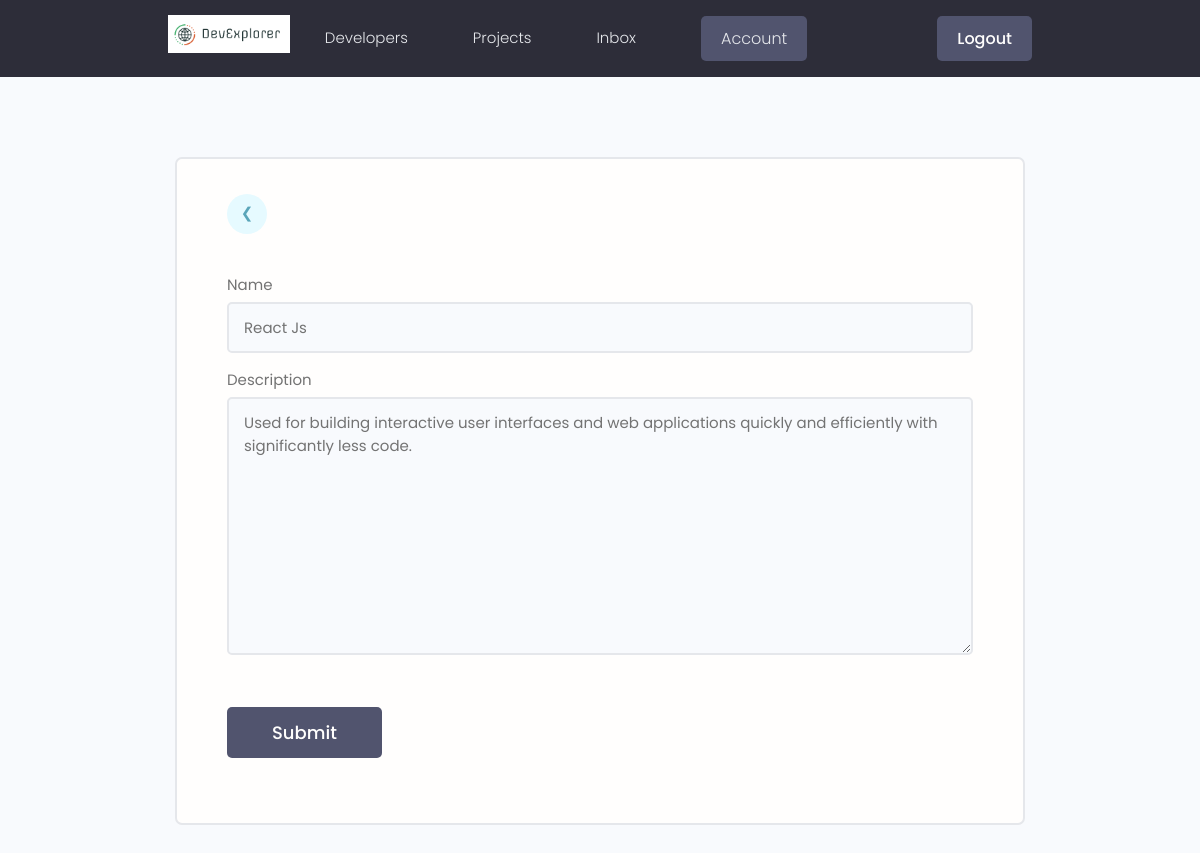
Page /update-skill/92da2698-f89e-4409-a976-2f6071027a38/ (signed in) on the committed database.
### users/models.py (models this page shows, shortened)
class Skill(models.Model):
    owner = models.ForeignKey(
        Profile, on_delete=models.CASCADE, null=True, blank=True)
    name = models.CharField(max_length=200, blank=True, null=True)
    description = models.TextField(blank=True, null=True)
    created = models.DateTimeField(auto_now_add=True)
    id = models.UUIDField(default=uuid.uuid4, unique=True,
                          primary_key=True, editable=False)

### users/views.py (the view)
# urls.py: path('update-skill/<str:pk>/', views.updateSkill, name="update-skill"),
@login_required(login_url='login')
def updateSkill(request, pk):
    profile = request.user.profile
    skill = profile.skill_set.get(id=pk)
    form = SkillForm(instance=skill)
    if request.method == 'POST':
        form = SkillForm(request.POST, instance=skill)
        if form.is_valid():
            form.save()
            messages.success(request, 'Skill was updated successfully!')
            return redirect('account')
    context = {'form': form}
    return render(request, 'users/skill_form.html', context)

### users/forms.py
class SkillForm(ModelForm):
    class Meta:
        model = Skill
        fields = '__all__'
        exclude = ['owner']
    def __init__(self, *args, **kwargs):
        super(SkillForm, self).__init__(*args, **kwargs)
        for name, field in self.fields.items():
            field.widget.attrs.update({'class': 'input'})

### users/templates/users/skill_form.html (shortened to what this page needs)
{% extends 'main.html' %} {% block content %}
<main class="formPage my-xl">
  <div class="content-box">
    <div class="formWrapper">
      <a class="backButton" href="{% url 'account' %}">&#10094;</a>
      <br>
      <form class="form" method="POST" action="">
        {% for field in form %}
        <div class="form__field">
          <label for="formInput#text">{{field.label}}</label>
          {{field}}
        </div>
        {% endfor %}
        <input class="btn btn--sub btn--lg  my-md" type="submit" value="Submit" />
      </form>
    </div>
  </div>
</main>
{% endblock %}

### static/styles/app.css (style rules this page uses)
:root { --color-sub: #2d2d39; }
.btn--sub { background-color: var(--color-sub-light); }
.content-box { width: 95%; max-width: 85rem; margin: 0 auto; }
.backButton { background: var(--color-main-light); color: var(--color-main); width: 4rem; height: 4rem; display: flex; align-items: center; justify-content: center; border-radius: 50%; }
.formPage .formWrapper { list-style: none; background: var(--color-white); padding: 3.5rem 5rem; border: 2px solid var(--color-light); border-radius: 0.7rem; }

### static/uikit/styles/modules/_variables.css (style rules this page uses)
:root { --color-main: #5aa5b9; --color-main-light: #e6faff; --color-sub: #3f4156; --color-sub-light: #51546e; --color-sub-lighter: #ededfd; --color-text: #737373; --color-gray: #8b8b8b; --color-light: #e5e7eb; --color-light-gray: #767676; --color-bg: #f8fafd; --color-white: #fffefd; --color-white-light: #f3f3f3; --color-success: #359e64; --color-success-bg: #def8e8; --color-error: #fc4b0b; --color-error-bg: #fff2ee; --font-base: 'Poppins', arial, helvetica, 'Segoe UI', roboto, ubuntu, sans-serif; --font-monospace: 'Fira Code', 'Courier New', courier, monospace; --font-regular: 300; --font-medium: 500; --font-bold: 700; --generic-shadow: 1px 1px 5px #00000010; --generic-transition: all 0.3s ease-in-out; }

### static/uikit/styles/modules/_base.css (style rules this page uses)
* { margin: 0; padding: 0; box-sizing: border-box; text-rendering: optimizeLegibility; color: inherit; font-size: inherit; }
html { font-size: 50%; }
@media only screen and (min-width: 480px) { html { font-size: 56.25%; } }
@media only screen and (min-width: 1200px) { html { font-size: 62.5%; } }
body { line-height: 1.6; font-weight: 400; font-size: 1.5rem; color: var(--color-text); background-color: var(--color-bg); min-height: 100vh; }

### static/uikit/styles/modules/_typography.css (style rules this page uses)
* { font-family: var(--font-base); }
a { padding-bottom: 2px; text-decoration: none; display: inline-block; color: var(--color-main); font-weight: var(--font-medium); }

### static/uikit/styles/modules/_utilities.css (style rules this page uses)
.my-md { margin: 3rem auto; }
.my-xl { margin: 8rem auto; }

### static/uikit/styles/modules/_button.css (style rules this page uses)
.btn { display: inline-block; position: relative; cursor: pointer; background-color: var(--color-light); font-weight: var(--font-medium); color: var(--color-sub); text-decoration: none; padding: 1rem 2rem; border-radius: 0.5rem; border: none; width: -webkit-fit-content; width: -moz-fit-content; width: fit-content; height: -webkit-fit-content; height: -moz-fit-content; height: fit-content; font-size: 1.6rem; outline-width: 0; outline-color: transparent; -webkit-backface-visibility: hidden; backface-visibility: hidden; transition: all 0.3s ease-in-out; }
.btn--sub { background-color: var(--color-sub); color: var(--color-white); }
.btn--lg { font-size: 1.8rem; padding: 1.2rem 4.5rem; }

### static/uikit/styles/modules/_form.css (style rules this page uses)
.form { display: block; }
.form__field { margin-top: 1.5rem; margin-bottom: 1.5rem; }
.form__label, .form__field > label { display: block; margin-bottom: 0.5rem; color: var(--color-text); }
input.input[type='text'], input.input[type='email'], input.input[type='password'], input.input[type='number'], select.input, textarea.input { min-width: 24rem; width: 100%; padding: 1.2rem 1.5rem; border-radius: 0.5rem; border: 2px solid var(--color-light); transition: all 0.3s ease-in-out; background-color: var(--color-bg); }

### rows in the picture
Skill: form "React Js" "Used for building interactive user interfaces and web applications quickly and efficiently with significantly less code."

### other values in the picture
{{ field.label }} "Name" "Description"
